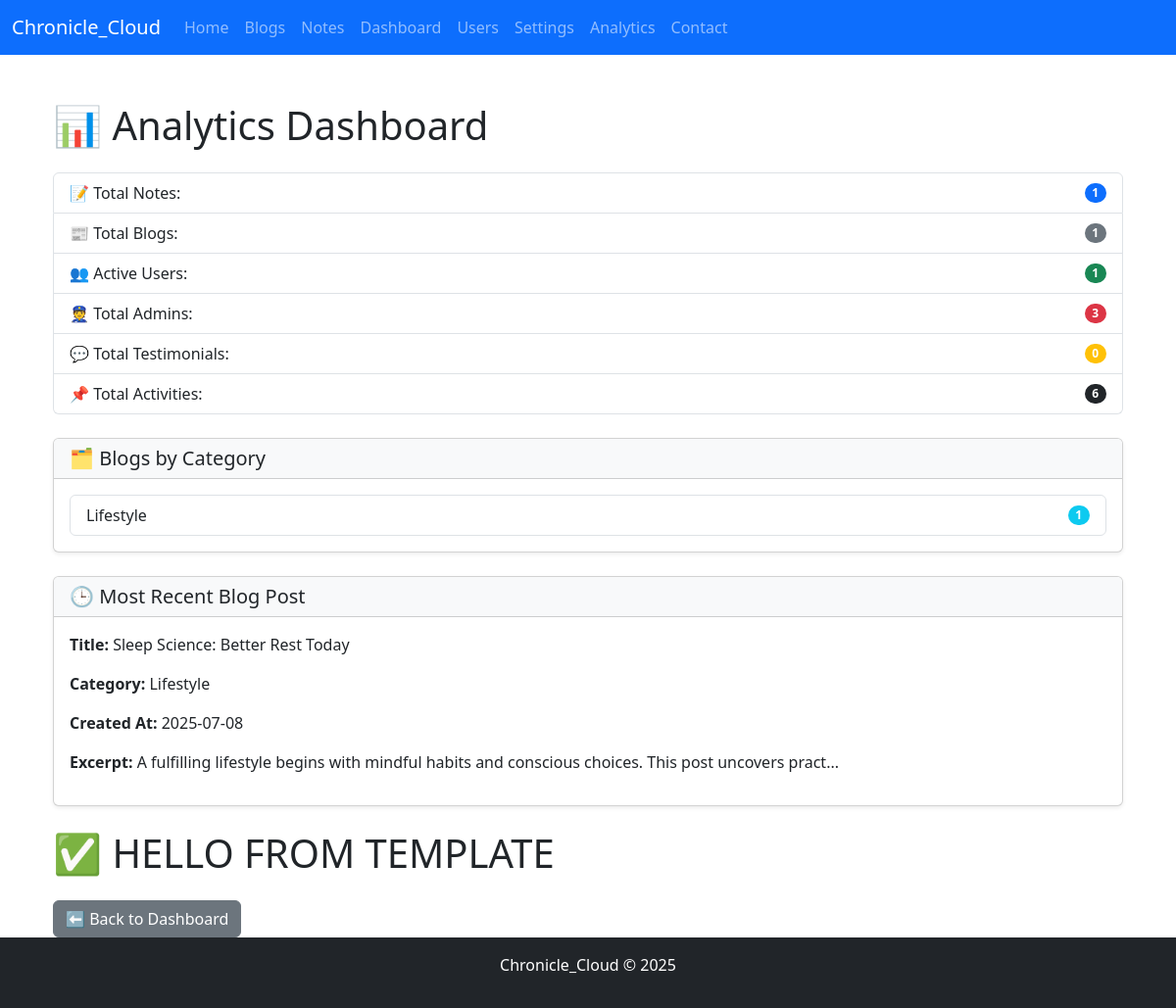
Page /admin/analytics (signed in) on the committed database.
### app/models/settings.py (models this page shows)
class Settings(db.Model):
    __tablename__ = 'settings'
    id = db.Column(db.Integer, primary_key=True)
    site_name = db.Column(db.String(100), default="ChronicleCloud")
    theme = db.Column(db.String(10), default='light')
    signup_enabled = db.Column(db.Boolean, default=True)
    maintenance_mode = db.Column(db.Boolean, default=False)
    default_role = db.Column(db.String(20), default='user')
    email_notifications = db.Column(db.Boolean, default=True)
    admin_email = db.Column(db.String(100), default="admin@chroniclecloud.com")
    moderation_required = db.Column(db.Boolean, default=True)

### app/models/blog.py (models this page shows, shortened)
class Blog(db.Model):
    __tablename__ = 'blogs'
    id = db.Column(db.Integer, primary_key=True)
    title = db.Column(db.String(100), nullable=False)
    category = db.Column(db.String(50))
    content = db.Column(db.Text, nullable=False)
    image_url = db.Column(db.String(255))
    user_id = db.Column(db.Integer, db.ForeignKey('users.id'), nullable=False)
    created_at = db.Column(db.DateTime, default=datetime.utcnow)
    due_date = db.Column(db.Date, nullable=True)
    image_filename = db.Column(db.String(255), nullable=True)
    notifications = db.relationship('Notification', back_populates='blog', cascade='all, delete', passive_deletes=True)  # ✅ Add this
    user = db.relationship('User', back_populates='blogs')  # ✅ Changed from 'author'

### app/routes/admin_routes.py (the view)
@admin_bp.route('/analytics')
@login_required
def analytics():
    if not current_user.is_admin():
        flash('Access denied.', 'danger')
        return redirect(url_for('admin.admin_login'))
    total_notes = Note.query.count()
    total_blogs = Blog.query.count()
    active_users = User.query.filter_by(role='user').count()
    total_admins = User.query.filter_by(role='admin').count()
    blogs_by_category = db.session.query(Blog.category, db.func.count(Blog.id)).group_by(Blog.category).all()
    notes_by_category = db.session.query(Note.category, db.func.count(Note.id)).group_by(Note.category).all()
    recent_blog = Blog.query.order_by(Blog.created_at.desc()).first()
    recent_note = Note.query.order_by(Note.created_at.desc()).first()
    testimonial_count = Testimonial.query.count()
    activity_count = Activity.query.count()
    return render_template('admin/analytics.html', data={
        "total_notes": total_notes,
        "total_blogs": total_blogs,
        "active_users": active_users,
        "total_admins": total_admins,
        "blogs_by_category": blogs_by_category,
        "notes_by_category": notes_by_category,
        "recent_blog": recent_blog,
        "recent_note": recent_note,
        "testimonial_count": testimonial_count,
        "activity_count": activity_count
    })

### app/__init__.py (called while the page is built)
@login_manager.user_loader
def load_user(user_id):
    from app.models.user import User
    return User.query.get(int(user_id))

### app/controllers/admin_controller.py (called while the page is built)
def get_settings():
    settings = Settings.query.first()
    if not settings:
        settings = Settings()
        db.session.add(settings)
        db.session.commit()
    return settings

### app/models/user.py (called while the page is built)
    def is_admin(self):
        return self.role == 'admin'

### app/templates/admin/analytics.html (shortened to what this page needs)
<!DOCTYPE html>
<html lang="en">
<head>
    <link rel="stylesheet" href="{{ url_for('static', filename='css/bootstrap.min.css') }}">
    <link rel="stylesheet" href="{{ url_for('static', filename='css/style.css') }}">
</head>
<body>
{% extends "layout.html" %}
{% block content %}
<div class="container mt-5">
    <h1 class="mb-4">📊 Analytics Dashboard</h1>
    <ul class="list-group mb-4">
        <li class="list-group-item d-flex justify-content-between align-items-center">
            📝 Total Notes:
            <span class="badge bg-primary rounded-pill">{{ data.total_notes }}</span>
        </li>
        <li class="list-group-item d-flex justify-content-between align-items-center">
            📰 Total Blogs:
            <span class="badge bg-secondary rounded-pill">{{ data.total_blogs }}</span>
        </li>
        <li class="list-group-item d-flex justify-content-between align-items-center">
            👥 Active Users:
            <span class="badge bg-success rounded-pill">{{ data.active_users }}</span>
        </li>
        <li class="list-group-item d-flex justify-content-between align-items-center">
            👮 Total Admins:
            <span class="badge bg-danger rounded-pill">{{ data.total_admins }}</span>
        </li>
      <li class="list-group-item d-flex justify-content-between align-items-center">
        💬 Total Testimonials:
        <span class="badge bg-warning rounded-pill">{{ data.testimonial_count }}</span>
    </li>
    <li class="list-group-item d-flex justify-content-between align-items-center">
        📌 Total Activities:
        <span class="badge bg-dark rounded-pill">{{ data.activity_count }}</span>
    </li>
    </ul>
    <div class="card mb-4 shadow-sm">
        <div class="card-header bg-light">
            <h5 class="mb-0">🗂️ Blogs by Category</h5>
        </div>
        <div class="card-body">
            {% if data.blogs_by_category %}
                <ul class="list-group">
                    {% for category, count in data.blogs_by_category %}
                        <li class="list-group-item d-flex justify-content-between align-items-center">
                            {{ category }}
                            <span class="badge bg-info rounded-pill">{{ count }}</span>
                        </li>
                    {% endfor %}
                </ul>
            {% else %}
                <p class="text-muted">No blog data available.</p>
            {% endif %}
        </div>
    </div>
    <div class="card mb-4 shadow-sm">
        <div class="card-header bg-light">
            <h5 class="mb-0">🕒 Most Recent Blog Post</h5>
        </div>
        <div class="card-body">
            {% if data.recent_blog %}
                <p><strong>Title:</strong> {{ data.recent_blog.title }}</p>
                <p><strong>Category:</strong> {{ data.recent_blog.category }}</p>
                <p><strong>Created At:</strong> {{ data.recent_blog.created_at.strftime('%Y-%m-%d') }}</p>
                <p><strong>Excerpt:</strong> {{ data.recent_blog.content[:100] }}...</p>
            {% else %}
                <p class="text-muted">No recent blog found.</p>
            {% endif %}
        </div>
    </div>
    <h1 class="mt-4">✅ HELLO FROM TEMPLATE</h1>
    <a href="{{ url_for('admin.admin_dashboard') }}" class="btn btn-secondary mt-3">⬅️ Back to Dashboard</a>
</div>
{% endblock %}

### app/templates/layout.html (shortened to what this page needs)
<!DOCTYPE html>
<html lang="en">
<head>
    <link href="https://cdn.jsdelivr.net/npm/bootstrap@5.3.0/dist/css/bootstrap.min.css" rel="stylesheet">
    <link rel="stylesheet" href="{{ url_for('static', filename='css/style.css') }}?v=1.0.3">
</head>
<body>
    <nav class="navbar navbar-expand-lg navbar-dark bg-primary">
        <div class="container-fluid">
            <a class="navbar-brand">{{ settings.site_name or 'Chronicle Cloud' }}</a>
            <div class="collapse navbar-collapse" id="navbarNav">
                <ul class="navbar-nav">
                    <li class="nav-item">
                        <a class="nav-link" href="{{ url_for('dashboard.dashboard') }}">Home</a>
                    </li>
                    <li class="nav-item">
                        <a class="nav-link" href="{{ url_for('blogs.view_blogs') }}">Blogs</a>
                    </li>
                    <li class="nav-item">
                        <a class="nav-link" href="{{ url_for('notes.view_notes') }}">Notes</a>
                    </li>
                    <li class="nav-item">
                        <a class="nav-link" href="{{ url_for('admin.admin_dashboard') }}">Dashboard</a>
                    </li>
                    <li class="nav-item">
                        <a class="nav-link" href="{{ url_for('admin.users') }}">Users</a>
                    </li>
                    <li class="nav-item">
                        <a class="nav-link" href="{{ url_for('admin.settings') }}">Settings</a>
                    </li>
                    <li class="nav-item">
                        <a class="nav-link" href="{{ url_for('admin.analytics') }}">Analytics</a>
                    </li>
<li class="nav-item">
  <a class="nav-link" href="{{ url_for('main.contact') }}">Contact</a>
</li>
                </ul>
            </div>
        </div>
    </nav>
    <main class="container mt-5">
        {% block content %}
        {% endblock %}
    </main>
    <footer class="bg-dark text-white text-center py-3">
        <p>{{ settings.site_name or 'Chronicle Cloud' }} &copy; 2025</p>
    </footer>
</body>
</html>

### rows in the picture
Settings: site_name "Chronicle_Cloud"
Blog: category "Lifestyle", id "1", recent_blog "Sleep Science: Better Rest Today", recent_blog.category "Lifestyle", recent_blog.created_at "2025-07-08", recent_blog "A fulfilling lifestyle begins with mindful habits and conscious choices. This post uncovers pract"

### other values in the picture
{{ data.total_notes }} "1"
{{ data.total_blogs }} "1"
{{ data.active_users }} "1"
{{ data.total_admins }} "3"
{{ data.testimonial_count }} "0"
{{ data.activity_count }} "6"
